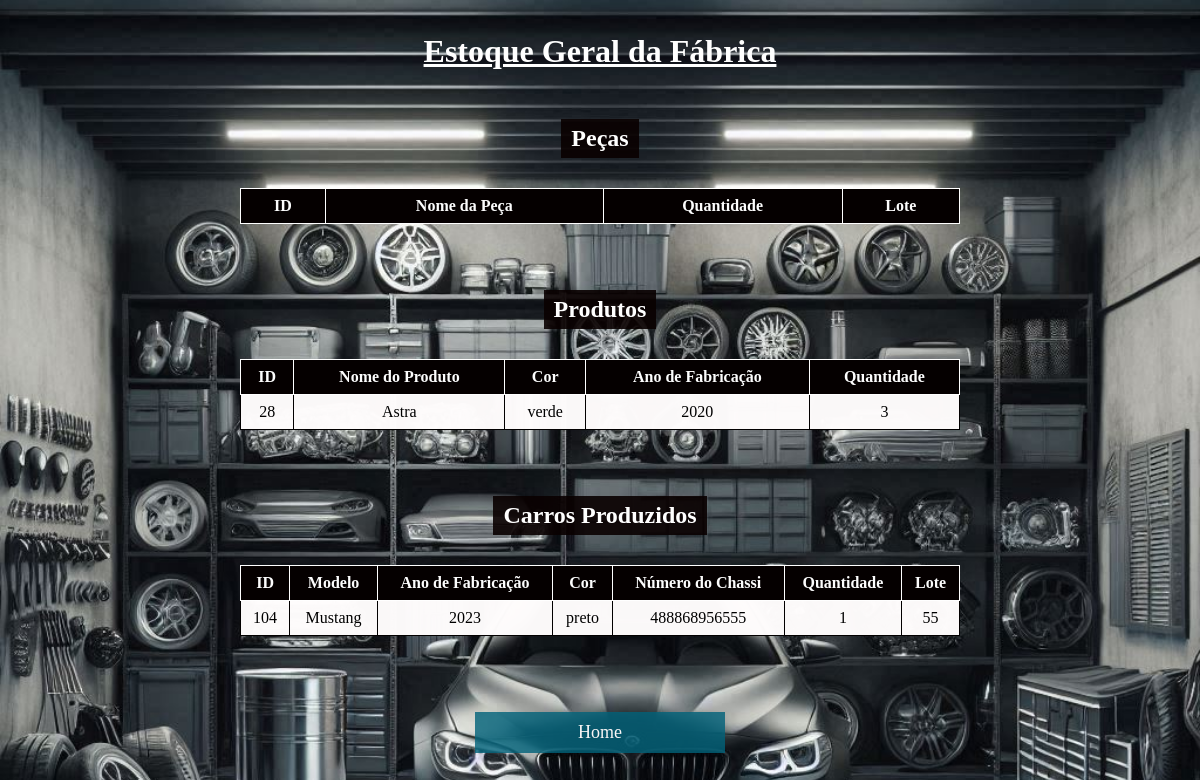
/pages/estoque.php, run on the app's committed database.
### tables this page shows
CREATE TABLE `produto` (
  `id_produto` bigint(20) NOT NULL,
  `nome_produto` varchar(255) DEFAULT NULL,
  `cor_produto` varchar(255) DEFAULT NULL,
  `preco_produto` decimal(10,2) DEFAULT NULL,
  `ano_fabricacao_produto` int(11) DEFAULT NULL,
  `quantidade_produto` int(11) DEFAULT NULL
);

CREATE TABLE `carro` (
  `id_carro` int(11) NOT NULL,
  `modelo_carro` varchar(255) DEFAULT NULL,
  `ano_fabricacao_carro` int(4) DEFAULT NULL,
  `cor_carro` varchar(255) DEFAULT NULL,
  `numero_chassi_carro` varchar(255) DEFAULT NULL,
  `preco_carro` decimal(10,2) DEFAULT NULL,
  `quantidade_carro` int(11) NOT NULL DEFAULT 1,
  `lote_carro` int(11) DEFAULT NULL
);

### pages/estoque.php (the view, shortened to what this page needs)
<!DOCTYPE html>
<html lang="pt-BR">
<head>
    <link rel="stylesheet" href="../css/estoque.css">
</head>
<body>
    <h1>Estoque Geral da Fábrica</h1>
    <br>
    <h2>Peças</h2>
    <table id="table1">
        <tr>
            <th>ID</th>
            <th>Nome da Peça</th>
            <th>Quantidade</th>
            <th>Lote</th>
        </tr>
        <?php
        $conexao = new PDO("mysql:host=localhost;dbname=bd2", "root", "");
        ?>
    </table>
    <br><br>
    <h2>Produtos</h2>
    <table id="table2">
        <tr>
            <th>ID</th>
            <th>Nome do Produto</th>
            <th>Cor</th>
            <th>Ano de Fabricação</th>
            <th>Quantidade</th>
        </tr>
        <?php
        $query_produtos = $conexao->query("SELECT * FROM produto");
        while ($produto = $query_produtos->fetch(PDO::FETCH_ASSOC)) {
            echo "<tr>";
            echo "<td>{$produto['id_produto']}</td>";
            echo "<td>{$produto['nome_produto']}</td>";
            echo "<td>{$produto['cor_produto']}</td>";
            echo "<td>{$produto['ano_fabricacao_produto']}</td>";
            echo "<td>{$produto['quantidade_produto']}</td>";
            echo "</tr>";
        }
        ?>
    </table>
    <br><br>
    <h2>Carros Produzidos</h2>
    <table id="table3">
        <tr>
            <th>ID</th>
            <th>Modelo</th>
            <th>Ano de Fabricação</th>
            <th>Cor</th>
            <th>Número do Chassi</th>
            <th>Quantidade</th>
            <th>Lote</th>
        </tr>
        <?php
        $query_carros = $conexao->query("SELECT * FROM carro");
        while ($carro = $query_carros->fetch(PDO::FETCH_ASSOC)) {
            echo "<tr>";
            echo "<td>{$carro['id_carro']}</td>";
            echo "<td>{$carro['modelo_carro']}</td>";
            echo "<td>{$carro['ano_fabricacao_carro']}</td>";
            echo "<td>{$carro['cor_carro']}</td>";
            echo "<td>{$carro['numero_chassi_carro']}</td>";
            echo "<td>{$carro['quantidade_carro']}</td>";
            echo "<td>{$carro['lote_carro']}</td>";
            echo "</tr>";
        }
        ?>
    </table>
    <br><br>
    <div class="btn-container">
        <a href="Home.php" class="btn">Home</a>
    </div>
    <br><br>
</body>
</html>

### css/estoque.css (style rules this page uses)
body { background-image: url('../imgs/22.jpeg'); background-size: cover; background-color: #050000b0; display: flex; justify-content: center; align-items: center; min-height: 100vh; margin: 0; padding: 0; text-align: center; flex-direction: column; }
h1 { color: #fff; text-decoration: underline; }
h2 { color: #fff; background-color: #0a0101e5; padding: 6px 10px; margin: 10px auto; }
table { width: 60%; border-collapse: collapse; background-color: black; margin: 20px auto; color: #fff; }
table, th, td { border: 1px solid rgb(2, 0, 0); background-color: #fffdfddc; color: black; padding: 8px; }
th { background-color: #050000; color: rgb(253, 253, 253); text-align: center; border: 1px #fff solid; }
.btn-container { text-align: center; margin-top: 20px; }
.btn { color: #faf6f6; background-color: #02627ace; width: 230px; text-decoration: none; font-size: 18px; padding: 10px; display: inline-block; margin: 0 10px; }

### data on the page
produto: id_produto "28", nome_produto "Astra", cor_produto "verde", ano_fabricacao_produto "2020", quantidade_produto "3"
carro: id_carro "104", modelo_carro "Mustang", ano_fabricacao_carro "2023", cor_carro "preto", numero_chassi_carro "488868956555", quantidade_carro "1", lote_carro "55"
